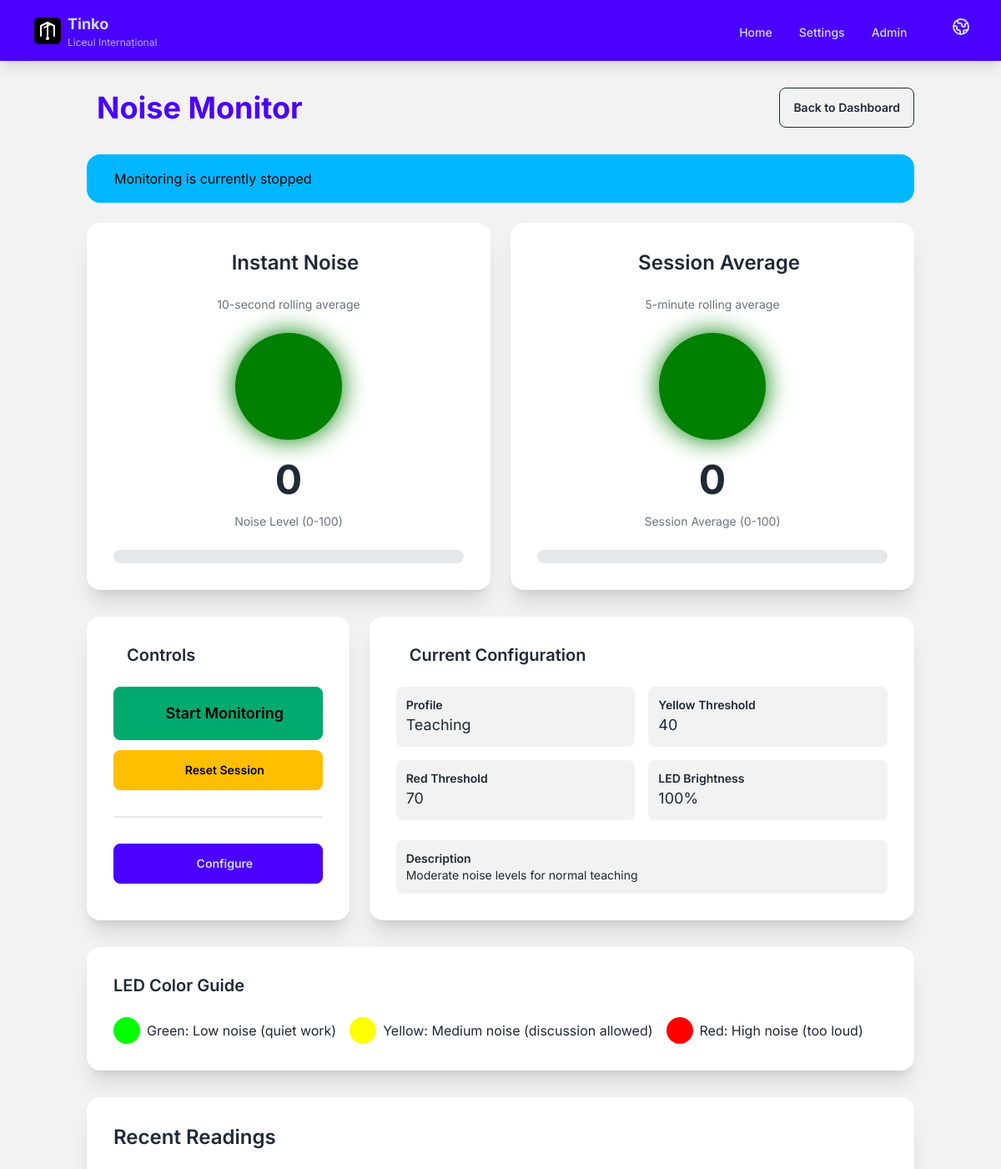
Page /plugins/edupi/noise_monitor/ (upper part) on the committed database.
### core/plugin_system/models.py (models this page shows, shortened)
class SiteSetting(models.Model):
    SETTING_TYPE_CHOICES = [
        ("text", "Text"),
        ("number", "Number"),
        ("boolean", "Boolean"),
        ("image", "Image"),
        ("json", "JSON"),
    ]
    key = models.CharField(
        max_length=255,
        unique=True,
        help_text="Setting key (e.g., 'tinko.global.school_name')",
    )
    value = models.TextField(
        blank=True,
        help_text="Setting value (JSON encoded for non-text types)",
    )
    setting_type = models.CharField(
        max_length=20,
        choices=SETTING_TYPE_CHOICES,
        default="text",
        help_text="Data type of the setting",
    )
    label = models.CharField(
        max_length=200,
        help_text="Display label for the setting",
    )
    description = models.TextField(
        blank=True,
        help_text="Help text for this setting",
    )
    section = models.CharField(
        max_length=100,
        blank=True,
        default="General",
        help_text="Section/group for organizing settings (e.g., 'General > Display')",
    )
    is_system = models.BooleanField(
        default=False,
        help_text="System settings cannot be deleted",
    )
    order = models.PositiveIntegerField(
        default=0,
        help_text="Display order within section",
    )
    created_at = models.DateTimeField(auto_now_add=True)
    updated_at = models.DateTimeField(auto_now=True)
    class Meta:
        verbose_name = "Site Setting"
        verbose_name_plural = "Site Settings"
        ordering = ["section", "order", "key"]
    def get_value(self):
        cache_key = f"site_setting:{self.key}"
        cached_value = cache.get(cache_key)
        if cached_value is not None:
            return cached_value
        if self.setting_type == "boolean":
            result = self.value.lower() == "true"
        elif self.setting_type == "json":
            try:
                result = json.loads(self.value) if self.value else {}
            except json.JSONDecodeError:
                result = {}
        elif self.setting_type == "image":
            result = self.value
        else:
            result = self.value
        cache.set(cache_key, result, timeout=300)
        return result

### plugins/edupi/noise_monitor/models.py (models this page shows, shortened)
class NoiseMonitorConfig(models.Model):
    name = models.CharField(
        max_length=100,
        default="Default Configuration",
        help_text=_("Name of this configuration"),
    )
    profile = models.ForeignKey(
        NoiseProfile,
        on_delete=models.SET_NULL,
        null=True,
        blank=True,
        related_name="configs",
        help_text=_("Noise profile to use"),
    )
    instant_window_seconds = models.PositiveIntegerField(
        default=10,
        help_text=_("Window size for instant average in seconds"),
    )
    session_window_minutes = models.PositiveIntegerField(
        default=5,
        help_text=_("Window size for session average in minutes"),
    )
    led_brightness = models.PositiveIntegerField(
        default=100,
        help_text=_("LED brightness percentage (10-100)"),
    )
    is_active = models.BooleanField(
        default=True,
        help_text=_("Whether this configuration is active"),
    )
    is_default = models.BooleanField(
        default=False,
        help_text=_("Use this as the default configuration"),
    )
    audio_input_device = models.CharField(
        max_length=255,
        blank=True,
        default="",
        help_text=_("Name of the selected audio input device"),
    )
    audio_input_device_index = models.IntegerField(
        null=True,
        blank=True,
        help_text=_("System index of the audio input device"),
    )
    created_at = models.DateTimeField(auto_now_add=True)
    updated_at = models.DateTimeField(auto_now=True)
    class Meta:
        app_label = "edupi_noise_monitor"
        verbose_name = _("Noise Monitor Configuration")
        verbose_name_plural = _("Noise Monitor Configurations")
        ordering = ["-is_default", "-created_at"]

class NoiseProfile(models.Model):
    class ProfileType(models.TextChoices):
        TEST = "test", _("Test - Silent Mode")
        TEACHING = "teaching", _("Teaching - Moderate Noise")
        GROUP_WORK = "group_work", _("Group Work - Higher Tolerance")
        CUSTOM = "custom", _("Custom - User Defined")
    profile_type = models.CharField(
        max_length=20,
        choices=ProfileType.choices,
        default=ProfileType.TEACHING,
        unique=True,
        help_text=_("Type of noise profile"),
    )
    name = models.CharField(
        max_length=100,
        help_text=_("Display name for this profile"),
    )
    description = models.TextField(
        blank=True,
        help_text=_("Description of when to use this profile"),
    )
    yellow_threshold = models.PositiveIntegerField(
        default=40,
        help_text=_("Noise level above which LED turns yellow (0-100)"),
    )
    red_threshold = models.PositiveIntegerField(
        default=70,
        help_text=_("Noise level above which LED turns red (0-100)"),
    )
    is_active = models.BooleanField(
        default=True,
        help_text=_("Whether this profile is active"),
    )
    created_at = models.DateTimeField(auto_now_add=True)
    updated_at = models.DateTimeField(auto_now=True)
    class Meta:
        app_label = "edupi_noise_monitor"
        verbose_name = _("Noise Profile")
        verbose_name_plural = _("Noise Profiles")
        ordering = ["profile_type"]

### plugins/edupi/noise_monitor/views.py (the view, shortened to what this page needs)
# urls.py: path("", views.NoiseMonitorDashboardView.as_view(), name="dashboard"),
class NoiseMonitorDashboardView(TemplateView):
    template_name = "noise_monitor/dashboard.html"
    def get_context_data(self, **kwargs):
        context = super().get_context_data(**kwargs)
        config = NoiseMonitorConfig.objects.filter(is_active=True).first()
        context["config"] = config
        context["profile"] = config.profile
        context["is_monitoring"] = noise_service._is_monitoring
        levels = noise_service.get_current_levels()
        context["instant_average"] = levels["instant_average"]
        context["session_average"] = levels["session_average"]
        context["instant_color"] = levels["instant_color"]
        context["session_color"] = levels["session_color"]
        context["recent_readings"] = NoiseReading.objects.filter(
            config=config
        ).order_by("-timestamp")[:50]
        return context

### plugins/edupi/noise_monitor/templates/noise_monitor/dashboard.html (shortened to what this page needs)
{% extends "base.html" %}
{% load i18n %}
{% block content %}
<div class="container mx-auto px-4 py-8">
    <div class="flex justify-between items-center mb-8">
        <h1 class="text-4xl font-bold text-primary">
            {% trans "Noise Monitor" %}
        </h1>
        <a href="{% url 'home' %}" class="btn btn-outline">
            {% trans "Back to Dashboard" %}
        </a>
    </div>
    <div id="status-banner" class="alert {% if is_monitoring %}alert-success{% else %}alert-info{% endif %} mb-6">
        <span id="status-text">
            {% if is_monitoring %}
                {% trans "Monitoring is active" %}
            {% else %}
                {% trans "Monitoring is currently stopped" %}
            {% endif %}
        </span>
    </div>
    <div class="grid grid-cols-1 lg:grid-cols-2 gap-6 mb-8">
        <div class="card bg-base-100 shadow-xl">
            <div class="card-body text-center">
                <h2 class="card-title text-2xl mb-4 justify-center">
                    {% trans "Instant Noise" %}
                </h2>
                <p class="text-sm text-gray-500 mb-4">
                    {% trans "10-second rolling average" %}
                </p>
                <div id="instant-led" class="w-32 h-32 mx-auto rounded-full mb-4 transition-colors duration-500"
                     style="background-color: {{ instant_color|default:'#00FF00' }}; box-shadow: 0 0 30px {{ instant_color|default:'#00FF00' }};">
                </div>
                <div class="text-5xl font-bold mb-2" id="instant-level">
                    {{ instant_average|default:0 }}
                </div>
                <div class="text-sm text-gray-500">{% trans "Noise Level (0-100)" %}</div>
                <div class="w-full bg-gray-200 rounded-full h-4 mt-4">
                </div>
            </div>
        </div>
        <div class="card bg-base-100 shadow-xl">
            <div class="card-body text-center">
                <h2 class="card-title text-2xl mb-4 justify-center">
                    {% trans "Session Average" %}
                </h2>
                <p class="text-sm text-gray-500 mb-4">
                    {{ config.session_window_minutes|default:5 }}-{% trans "minute rolling average" %}
                </p>
                <div id="session-led" class="w-32 h-32 mx-auto rounded-full mb-4 transition-colors duration-500"
                     style="background-color: {{ session_color|default:'#00FF00' }}; box-shadow: 0 0 30px {{ session_color|default:'#00FF00' }};">
                </div>
                <div class="text-5xl font-bold mb-2" id="session-level">
                    {{ session_average|default:0 }}
                </div>
                <div class="text-sm text-gray-500">{% trans "Session Average (0-100)" %}</div>
                <div class="w-full bg-gray-200 rounded-full h-4 mt-4">
                </div>
            </div>
        </div>
    </div>
    <div class="grid grid-cols-1 lg:grid-cols-3 gap-6 mb-8">
        <div class="card bg-base-100 shadow-xl">
            <div class="card-body">
                <h2 class="card-title text-xl mb-4">
                    {% trans "Controls" %}
                </h2>
                <div class="space-y-3">
                    <form method="post" action="{% url 'noise_monitor:control' %}">
                        {% if is_monitoring %}
                            <button type="submit" name="action" value="stop"
                                    class="btn btn-error btn-block btn-lg">
                                <i class="fas fa-stop mr-2"></i>{% trans "Stop Monitoring" %}
                            </button>
                        {% else %}
                            <button type="submit" name="action" value="start"
                                    class="btn btn-success btn-block btn-lg">
                                {% trans "Start Monitoring" %}
                            </button>
                        {% endif %}
                    </form>
                    <form method="post" action="{% url 'noise_monitor:control' %}">
                        <button type="submit" class="btn btn-warning btn-block">
                            {% trans "Reset Session" %}
                        </button>
                    </form>
                </div>
                <div class="divider"></div>
                <a href="{% url 'noise_monitor:config' %}" class="btn btn-primary btn-block">
                    {% trans "Configure" %}
                </a>
            </div>
        </div>
        <div class="card bg-base-100 shadow-xl lg:col-span-2">
            <div class="card-body">
                <h2 class="card-title text-xl mb-4">
                    {% trans "Current Configuration" %}
                </h2>
                <div class="grid grid-cols-2 gap-4">
                    <div class="bg-base-200 p-3 rounded-lg">
                        <p class="text-sm font-semibold">{% trans "Profile" %}</p>
                        <p class="text-lg">{{ profile.name|default:"N/A" }}</p>
                    </div>
                    <div class="bg-base-200 p-3 rounded-lg">
                        <p class="text-sm font-semibold">{% trans "Yellow Threshold" %}</p>
                        <p class="text-lg">{{ profile.yellow_threshold|default:40 }}</p>
                    </div>
                    <div class="bg-base-200 p-3 rounded-lg">
                        <p class="text-sm font-semibold">{% trans "Red Threshold" %}</p>
                        <p class="text-lg">{{ profile.red_threshold|default:70 }}</p>
                    </div>
                    <div class="bg-base-200 p-3 rounded-lg">
                        <p class="text-sm font-semibold">{% trans "LED Brightness" %}</p>
                        <p class="text-lg">{{ config.led_brightness|default:100 }}%</p>
                    </div>
                </div>
                {% if profile.description %}
                    <div class="mt-4 p-3 bg-base-200 rounded-lg">
                        <p class="text-sm font-semibold">{% trans "Description" %}</p>
                        <p class="text-sm">{{ profile.description }}</p>
                    </div>
                {% endif %}
            </div>
        </div>
    </div>
    <div class="card bg-base-100 shadow-xl mb-8">
        <div class="card-body">
            <h2 class="card-title text-xl mb-4">{% trans "LED Color Guide" %}</h2>
            <div class="flex flex-wrap gap-4">
                <div class="flex items-center">
                    <div class="w-8 h-8 rounded-full mr-2" style="background-color: #00FF00;"></div>
                    <span>{% trans "Green: Low noise (quiet work)" %}</span>
                </div>
                <div class="flex items-center">
                    <div class="w-8 h-8 rounded-full mr-2" style="background-color: #FFFF00;"></div>
                    <span>{% trans "Yellow: Medium noise (discussion allowed)" %}</span>
                </div>
                <div class="flex items-center">
                    <div class="w-8 h-8 rounded-full mr-2" style="background-color: #FF0000;"></div>
                    <span>{% trans "Red: High noise (too loud)" %}</span>
                </div>
            </div>
        </div>
    </div>
    <div class="card bg-base-100 shadow-xl">
        <div class="card-body">
            <h2 class="card-title text-2xl mb-4">{% trans "Recent Readings" %}</h2>
        </div>
    </div>
</div>
{% endblock %}

### templates/base.html (shortened to what this page needs)
{% load i18n %}{% load static %}
<!DOCTYPE html>
<html lang="{{ LANGUAGE_CODE }}" data-theme="light">
<head>
    <script src="https://cdn.tailwindcss.com"></script>
    <link href="https://cdn.jsdelivr.net/npm/daisyui@4.10.1/dist/full.min.css" rel="stylesheet" type="text/css" />
</head>
<body class="bg-base-200 min-h-screen flex flex-col">
    <div class="navbar bg-primary text-primary-content shadow-lg">
        <div class="container mx-auto px-4 max-w-7xl">
            <div class="flex-1">
                <a href="{% url 'home' %}" class="btn btn-ghost text-xl font-bold gap-2">
                    <img src="{% static 'images/logo.svg' %}" alt="{{ ROBOT_NAME }}" class="h-8 w-8" style="color: currentColor;">
                    <div class="flex flex-col items-start leading-none">
                        <span class="text-lg">{{ ROBOT_NAME }}</span>
                        {% if SCHOOL_NAME %}
                        <span class="text-xs opacity-80 font-normal">{{ SCHOOL_NAME }}</span>
                        {% endif %}
                    </div>
                </a>
            </div>
            <div class="flex-none">
                <ul class="menu menu-horizontal px-1">
                    <li><a href="{% url 'home' %}" class="font-medium">{% trans "Home" %}</a></li>
                    <li><a href="{% url 'settings' %}" class="font-medium">{% trans "Settings" %}</a></li>
                    <li><a href="/admin/" class="font-medium">{% trans "Admin" %}</a></li>
                </ul>
                <div class="dropdown dropdown-end ml-4">
                    <label tabindex="0" class="btn btn-ghost btn-circle">
                    </label>
                </div>
            </div>
        </div>
    </div>
    <div class="flex-grow">
        {% block content %}{% endblock %}
    </div>
</body>
</html>

### rows in the picture
SiteSetting: value "Tinko"
SiteSetting: value "Liceul Internațional"
NoiseMonitorConfig: session_window_minutes "5", led_brightness "100"
NoiseProfile: name "Teaching", yellow_threshold "40", red_threshold "70", description "Moderate noise levels for normal teaching"

### other values in the picture
{{ instant_average|default:0 }} "0"
{{ session_average|default:0 }} "0"
